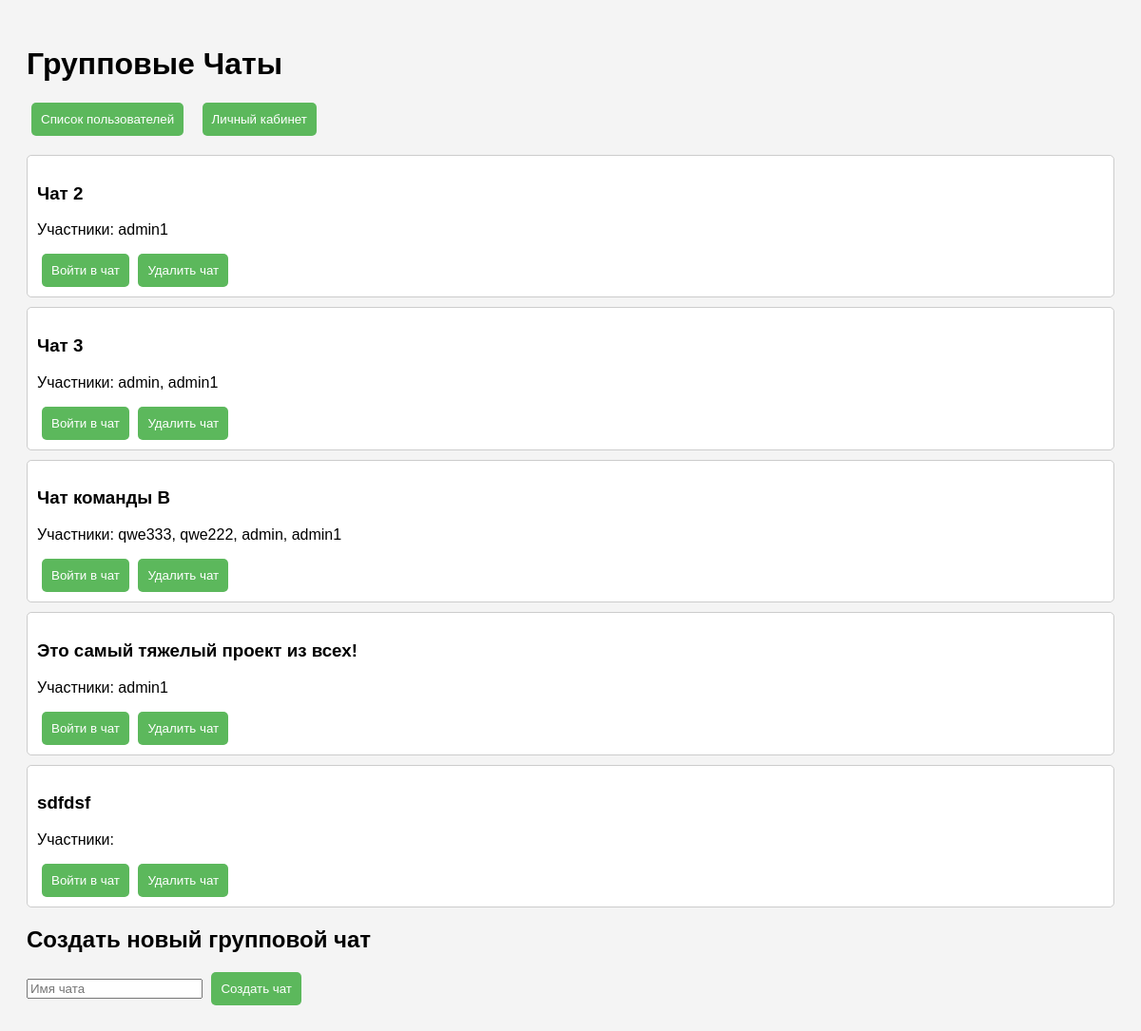
The page /chat/group-chats/ on the database its author committed.
### chat/models.py (models this page shows, shortened)
class GroupChat(models.Model):
    name = models.CharField(max_length=255)
    members = models.ManyToManyField(settings.AUTH_USER_MODEL,
                                     related_name='group_chats')  # Убедитесь, что это поле присутствует

class CustomUser(AbstractUser):
    groups = models.ManyToManyField(
        Group,
        verbose_name='группы',
        blank=True,
        related_name='customuser_set',
        help_text='Группы, к которым принадлежит этот пользователь.',
        related_query_name='customuser',
    )
    user_permissions = models.ManyToManyField(
        Permission,
        verbose_name='права пользователя',
        blank=True,
        related_name='customuser_set_permissions',
        help_text='Конкретные права для этого пользователя.',
        related_query_name='customuser_permission',
    )
    avatar = models.ImageField(upload_to='avatars/', default='default_avatar.png')  # Путь для загрузки аватара

### chat/views.py (the view)
# urls.py: path('group-chats/', GroupChatPageView.as_view(), name='group_chat_page'),  # Для отображения HTML-страницы групповых чатов
class GroupChatPageView(View):
    def get(self, request):
        chats = GroupChat.objects.all()  # Получаем все групповые чаты
        return render(request, 'chat/group_chats.html', {'chats': chats})  # Передаем чаты в контекст

### chat/templates/chat/group_chats.html (shortened to what this page needs)
<!DOCTYPE html>
<html lang="ru">
<head>
</head>
<body>
    <h1>Групповые Чаты</h1>
    <div class="action-buttons">
        <a href="{% url 'user_list' %}" style="text-decoration: none;">
            <button>Список пользователей</button>
        </a>
        <a href="{% url 'edit_profile' %}" style="text-decoration: none;">
            <button>Личный кабинет</button>
        </a>
    </div>
    <div class="chat-list" id="chat-list">
        {% for chat in chats %}
            <div class="chat">
                <h3>{{ chat.name }}</h3>
                <p>Участники: {{ chat.members.all|join:", " }}</p>
                <button onclick="joinChat('{{ chat.id }}')">Войти в чат</button>
                <button onclick="deleteChat('{{ chat.id }}')">Удалить чат</button>
            </div>
        {% empty %}
            <p>Нет доступных групповых чатов.</p>
        {% endfor %}
    </div>
    <h2>Создать новый групповой чат</h2>
    <input type="text" id="chat-name" placeholder="Имя чата" required>
    <button id="create-chat">Создать чат</button>
</body>
</html>

### chat/templates/chat/group_chats.html (style rules this page uses)
body { font-family: Arial, sans-serif; background-color: #f4f4f4; padding: 20px; }
.chat-list { margin-bottom: 20px; }
.chat { padding: 10px; background: white; border: 1px solid #ccc; border-radius: 5px; margin-bottom: 10px; }
button { padding: 10px; background-color: #5cb85c; color: white; border: none; border-radius: 5px; cursor: pointer; margin-left: 5px; }
.action-buttons { margin-bottom: 20px; }
.action-buttons button { margin-right: 10px; }

### rows shown on the page
GroupChat: name "Чат 2", members.all "admin1"
GroupChat: name "Чат 3", members.all "admin, admin1"
GroupChat: name "Чат команды B", members.all "qwe333, qwe222, admin, admin1"
GroupChat: name "Это самый тяжелый проект из всех!", members.all "admin1"
GroupChat: name "sdfdsf"
